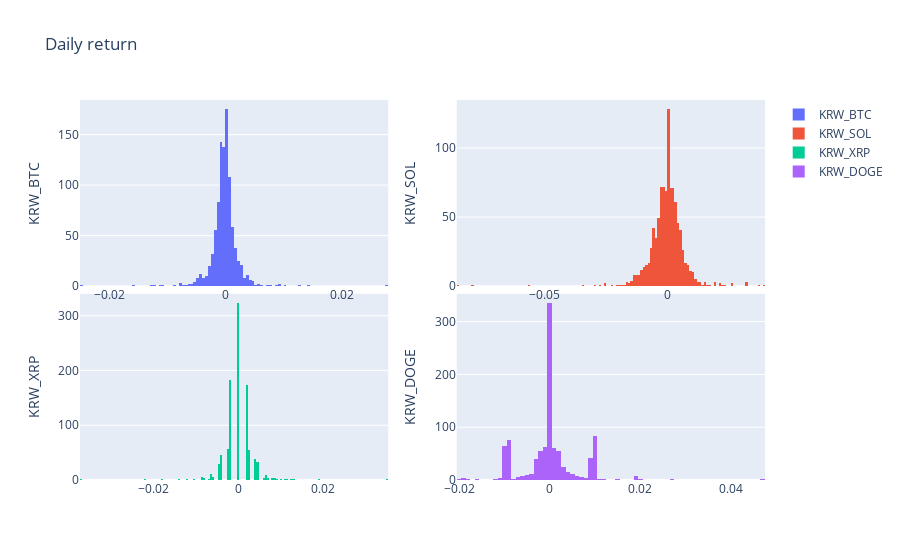

The notebook cell saved with this chart:
### Markdown cell above
- histogram

### Code cell
# x-axis by values(pct_change)

fig=make_subplots(rows=2, cols=2, vertical_spacing=0.02)

fig.add_trace(go.Histogram(x=df_BTC['Daily return'],name='KRW_BTC'), row=1,
                 col=1)
fig.add_trace(go.Histogram(x=df_SOL['Daily return'],name='KRW_SOL',), row=1,
                 col=2)
fig.add_trace(go.Histogram(x=df_XRP['Daily return'],name='KRW_XRP',), row=2,
                 col=1)
fig.add_trace(go.Histogram(x=df_DOGE['Daily return'],name='KRW_DOGE',), row=2,
                 col=2)

fig.update(layout_xaxis_rangeslider_visible=False)
fig.update_layout(title=f'Daily return', yaxis_title=f'pct_change')
fig.update_yaxes(title_text=f'KRW_BTC', row=1, col=1)
fig.update_yaxes(title_text=f'KRW_SOL', row=1, col=2)
fig.update_yaxes(title_text=f'KRW_XRP', row=2, col=1)
fig.update_yaxes(title_text=f'KRW_DOGE', row=2, col=2)

### Figure 1 — Plotly figure (JSON) as saved in the notebook; plotly's stock layout.template omitted (floating-point values rounded to 4 significant figures; data arrays with more than 128 entries replaced by an {"elided": "..."} marker saying what was removed)
{"data": [{"name": "KRW_BTC", "type": "histogram", "x": {"elided": "1000 float values"}, "xaxis": "x", "yaxis": "y"}, {"name": "KRW_SOL", "type": "histogram", "x": {"elided": "1000 float values"}, "xaxis": "x2", "yaxis": "y2"}, {"name": "KRW_XRP", "type": "histogram", "x": {"elided": "1000 float values"}, "xaxis": "x3", "yaxis": "y3"}, {"name": "KRW_DOGE", "type": "histogram", "x": {"elided": "1000 float values"}, "xaxis": "x4", "yaxis": "y4"}], "layout": {"title": {"text": "Daily return"}, "xaxis": {"anchor": "y", "domain": [0, 0.45], "rangeslider": {"visible": false}}, "xaxis2": {"anchor": "y2", "domain": [0.55, 1]}, "xaxis3": {"anchor": "y3", "domain": [0, 0.45]}, "xaxis4": {"anchor": "y4", "domain": [0.55, 1]}, "yaxis": {"anchor": "x", "domain": [0.51, 1], "title": {"text": "KRW_BTC"}}, "yaxis2": {"anchor": "x2", "domain": [0.51, 1], "title": {"text": "KRW_SOL"}}, "yaxis3": {"anchor": "x3", "domain": [0, 0.49], "title": {"text": "KRW_XRP"}}, "yaxis4": {"anchor": "x4", "domain": [0, 0.49], "title": {"text": "KRW_DOGE"}}}}
